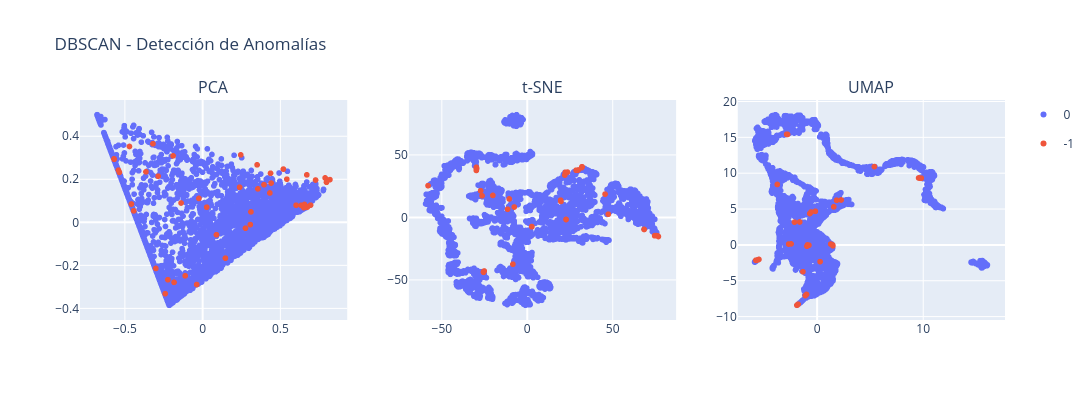

Write notebook code for a chart like this one.
### Code cell
# Utilice este código para graficar. dbscan_labels = clusters/outliers obtenidos por DBSCAN.
fig_dbscan = plot_dim_reductions(
    pca_proj,
    tsne_proj,
    umap_proj,
    name="DBSCAN - Detección de Anomalías",
    colors=dbscan_labels,
)
fig_dbscan.show()

### Figure 1 — Plotly figure (JSON) as saved in the notebook; plotly's stock layout.template omitted (floating-point values rounded to 4 significant figures; data arrays with more than 128 entries replaced by an {"elided": "..."} marker saying what was removed)
{"data": [{"hovertemplate": "color=0<br>x=%{x}<br>y=%{y}<extra></extra>", "legendgroup": "0", "marker": {"color": "#636efa", "symbol": "circle"}, "mode": "markers", "name": "0", "showlegend": true, "type": "scattergl", "x": {"elided": "4265 float values"}, "xaxis": "x", "y": {"elided": "4265 float values"}, "yaxis": "y"}, {"hovertemplate": "color=-1<br>x=%{x}<br>y=%{y}<extra></extra>", "legendgroup": "-1", "marker": {"color": "#EF553B", "symbol": "circle"}, "mode": "markers", "name": "-1", "showlegend": true, "type": "scattergl", "x": [-0.2404, 0.0897, 0.1471, -0.1835, 0.2765, -0.2856, 0.3076, 0.4375, 0.6733, 0.4333, -0.535, 0.3115, 0.5202, -0.3006, -0.1383, -0.319, -0.3643, -0.4429, 0.4411, -0.2231, -0.4703, 0.6711, 0.6504, -0.569, 0.635, 0.8197, 0.6953, 0.6769, 0.2386, 0.2457, -0.5413, 0.7979, -0.5699, 0.6021, -0.1894, 0.3512, 0.5426, 0.02693, -0.1116, -0.0234, -0.03767, 0.6518, 0.6563, 0.7275, 0.3956, 0.789, -0.4579, 0.6743, 0.3561], "xaxis": "x", "y": [-0.3318, -0.05801, -0.1666, -0.279, -0.02739, 0.2143, -0.01062, 0.2279, 0.07037, 0.1363, 0.2321, 0.04846, 0.2473, -0.2143, 0.08975, 0.3651, 0.2346, 0.05323, 0.1823, -0.2669, 0.3524, 0.2205, 0.07716, 0.2928, 0.07875, 0.1984, 0.07968, 0.07266, 0.163, 0.3134, 0.2424, 0.1861, 0.295, 0.07945, 0.3087, 0.2671, 0.2005, 0.07029, -0.2486, 0.1112, -0.2891, 0.06816, 0.08304, 0.1965, 0.1747, 0.2063, 0.08492, 0.07135, 0.1555], "yaxis": "y"}, {"hovertemplate": "color=0<br>x=%{x}<br>y=%{y}<extra></extra>", "legendgroup": "0", "marker": {"color": "#636efa", "symbol": "circle"}, "mode": "markers", "name": "0", "showlegend": false, "type": "scattergl", "x": {"elided": "4265 float values"}, "xaxis": "x2", "y": {"elided": "4265 float values"}, "yaxis": "y2"}, {"hovertemplate": "color=-1<br>x=%{x}<br>y=%{y}<extra></extra>", "legendgroup": "-1", "marker": {"color": "#EF553B", "symbol": "circle"}, "mode": "markers", "name": "-1", "showlegend": false, "type": "scattergl", "x": [-25.09, 2.927, 2.999, -25.33, 23.02, -26.18, 22.98, 28.88, 76.84, 47.75, -29.53, 19.82, 29.82, -29.53, -10.26, -29.43, -27.04, -57.83, 45.83, -25.33, -29.46, 32.09, 75.76, -29.52, 74.9, 32.34, 77.08, 76.55, 22.25, 22.63, -29.49, 32.34, -29.49, 68.68, -19.88, 23.84, 30.08, -7.335, -8.13, -11.22, -24.9, 68.76, 76.92, 32.3, 20.04, 32.31, -29.54, 74.89, 19.88], "xaxis": "x2", "y": [-43.08, -7.334, -7.445, -43.92, -1.694, 17.3, -1.625, 37.75, -15.0, 2.551, 38.12, 13.77, 37.87, 37.58, 14.78, 39.04, 21.33, 25.4, 18.62, -43.37, 39.6, 39.74, -14.55, 40.14, -14.59, 40.53, -15.28, -14.7, 33.89, 36.13, 39.04, 40.53, 39.87, -9.615, 17.6, 36.25, 37.88, 8.313, -37.43, 6.53, -42.87, -9.63, -15.1, 40.14, 12.79, 40.48, 37.95, -14.64, 12.98], "yaxis": "y2"}, {"hovertemplate": "color=0<br>x=%{x}<br>y=%{y}<extra></extra>", "legendgroup": "0", "marker": {"color": "#636efa", "symbol": "circle"}, "mode": "markers", "name": "0", "showlegend": false, "type": "scattergl", "x": {"elided": "4265 float values"}, "xaxis": "x3", "y": {"elided": "4265 float values"}, "yaxis": "y3"}, {"hovertemplate": "color=-1<br>x=%{x}<br>y=%{y}<extra></extra>", "legendgroup": "-1", "marker": {"color": "#EF553B", "symbol": "circle"}, "mode": "markers", "name": "-1", "showlegend": false, "type": "scattergl", "x": [-2.805, -1.611, -2.102, -2.846, -2.425, 1.871, -2.654, -5.458, -1.838, -1.307, 9.704, -0.8786, -5.529, 9.603, -0.1337, 9.771, 2.3, 5.436, 0.3121, -2.8, 9.795, -5.671, -1.845, 9.852, -1.762, -5.745, -1.829, -1.878, 1.315, 1.5, 9.757, -5.694, 9.844, -0.9677, 1.602, 1.52, -5.566, -0.6585, -3.726, -0.5399, -2.758, -1.079, -1.851, -5.725, -0.9299, -5.743, 9.695, -1.765, -0.7429], "xaxis": "x3", "y": [15.43, 3.196, 3.177, 15.42, 0.1375, 6.229, 0.1143, -2.022, -8.377, -3.743, 9.33, -0.004984, -2.065, 9.337, 4.688, 9.298, 6.265, 10.92, -2.338, 15.44, 9.302, -2.131, -8.384, 9.305, -8.277, -2.136, -8.368, -8.419, 0.1147, -0.01021, 9.302, -2.131, 9.305, -6.91, 5.315, -0.1309, -2.089, 4.373, 8.428, 4.586, 15.4, -7.073, -8.392, -2.16, -0.1803, -2.142, 9.326, -8.284, -0.04503], "yaxis": "y3"}], "layout": {"annotations": [{"font": {"size": 16}, "showarrow": false, "text": "PCA", "x": 0.1444, "xanchor": "center", "xref": "paper", "y": 1, "yanchor": "bottom", "yref": "paper"}, {"font": {"size": 16}, "showarrow": false, "text": "t-SNE", "x": 0.5, "xanchor": "center", "xref": "paper", "y": 1, "yanchor": "bottom", "yref": "paper"}, {"font": {"size": 16}, "showarrow": false, "text": "UMAP", "x": 0.8556, "xanchor": "center", "xref": "paper", "y": 1, "yanchor": "bottom", "yref": "paper"}], "height": 400, "title": {"text": "DBSCAN - Detección de Anomalías"}, "width": 1200, "xaxis": {"anchor": "y", "domain": [0, 0.2889]}, "xaxis2": {"anchor": "y2", "domain": [0.3556, 0.6444]}, "xaxis3": {"anchor": "y3", "domain": [0.7111, 1]}, "yaxis": {"anchor": "x", "domain": [0, 1]}, "yaxis2": {"anchor": "x2", "domain": [0, 1]}, "yaxis3": {"anchor": "x3", "domain": [0, 1]}}}
